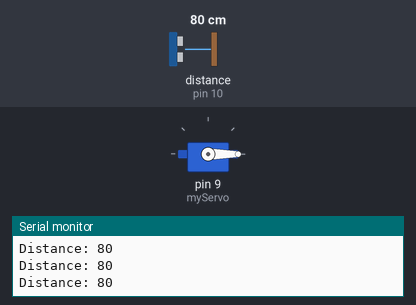
The sketch below on a simulated Arduino Uno, built with avr-gcc and run on an emulated ATmega328P. Shown: servo, the last lines printed to the serial monitor. Wiring (inferred from the names in the program): ultrasonic range finder: trigger pin 2; echo pin 10. The inputs (shaded band) are chosen by the test bench; at power-on: distance to the obstacle (sensor on pin 10) 80 cm. The echo pulse lasts 58.3 µs per cm.

Above: at 1.2 s.
1.3 s: distance to the obstacle (sensor on pin 10) set to 12 cm
2.8 s: distance to the obstacle (sensor on pin 10) set to 9 cm
At 3.2 s:
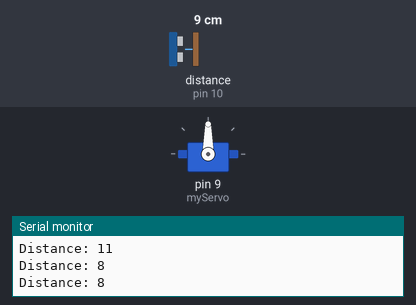
4.3 s: distance to the obstacle (sensor on pin 10) set to 18 cm
At 4.8 s:
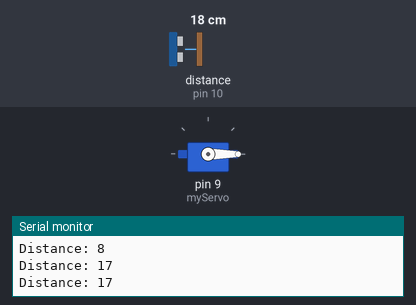
5.9 s: distance to the obstacle (sensor on pin 10) set to 2 cm
At 6.5 s:
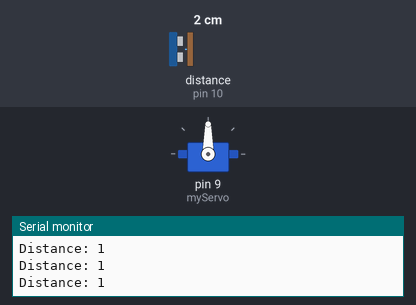
Timing chart, 0 to 8.5 s (numbered marks = the images above; inputs shaded):
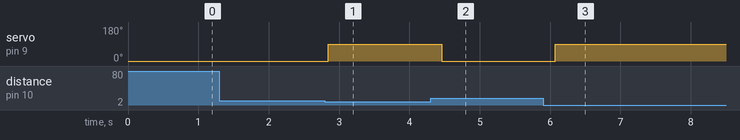

The sketch:

tollgate-system.ino
```cpp
#include <Servo.h>

#define trigPin 2
#define echoPin 10

Servo myServo;

void setup() {
  pinMode(trigPin, OUTPUT);
  pinMode(echoPin, INPUT);

  myServo.attach(9);   // D9
  myServo.write(0);

  Serial.begin(9600);
}

void loop() {

  long duration;
  long distance;

  digitalWrite(trigPin, LOW);
  delayMicroseconds(2);

  digitalWrite(trigPin, HIGH);
  delayMicroseconds(10);
  digitalWrite(trigPin, LOW);

  duration = pulseIn(echoPin, HIGH, 30000);

  if(duration == 0){
    Serial.println("No Object");
    return;
  }

  distance = duration * 0.0345 / 2;

  Serial.print("Distance: ");
  Serial.println(distance);

  if(distance < 10){
    myServo.write(90);
  }
  else{
    myServo.write(0);
  }

  delay(200);
}
```

Measured:
- the behaviour switches between 11 and 10 cm on distance to the obstacle (sensor on pin 10) (found by bisection; images 0 and 1)
- after the input at 2.8 s, servo on pin 9 (myServo): 0° → 90° after 0.05 s
- after the input at 4.3 s, servo on pin 9 (myServo): 90° → 0° after 0.16 s
- after the input at 5.9 s, servo on pin 9 (myServo): 0° → 90° after 0.17 s
